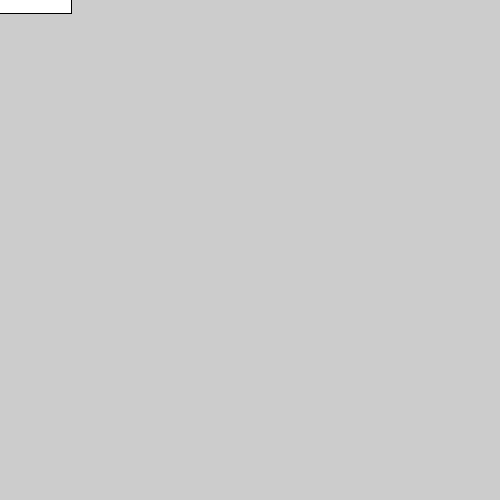
Frame 1 (no input)
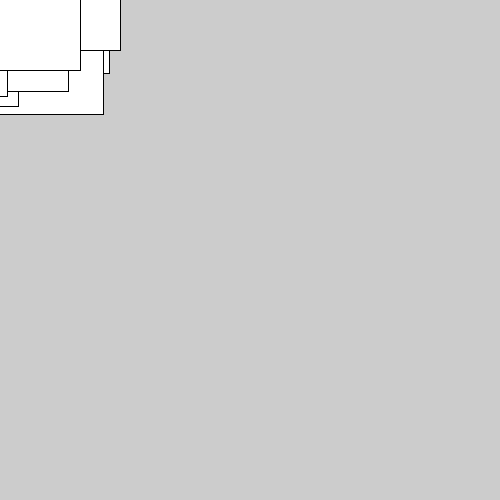
Frame 60 (the mouse pressed at the canvas centre just before this capture)
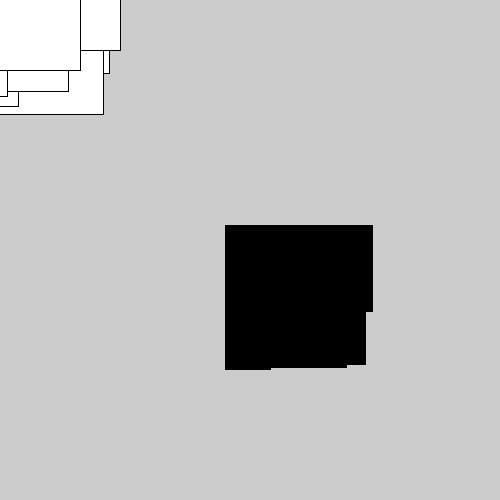
Frame 120 (the mouse held since frame 60 and released just before this capture)

The Processing sketch that drew these frames (run headless with seeded random() and noise(); from frame 60 on, the mouse is pressed at the canvas centre):

// Processing sketch: RandomSquares_Rectangles
// ── RandomSquares_Rectangles.pde
void setup(){
 
  size(500,500);
}
void draw(){
  if (mousePressed == true) {
    println(mouseX);
    fill(0);
  } else {
    fill(255);
  }
  rect(mouseX - 25,mouseY - 25,random(150), random(150));

}
